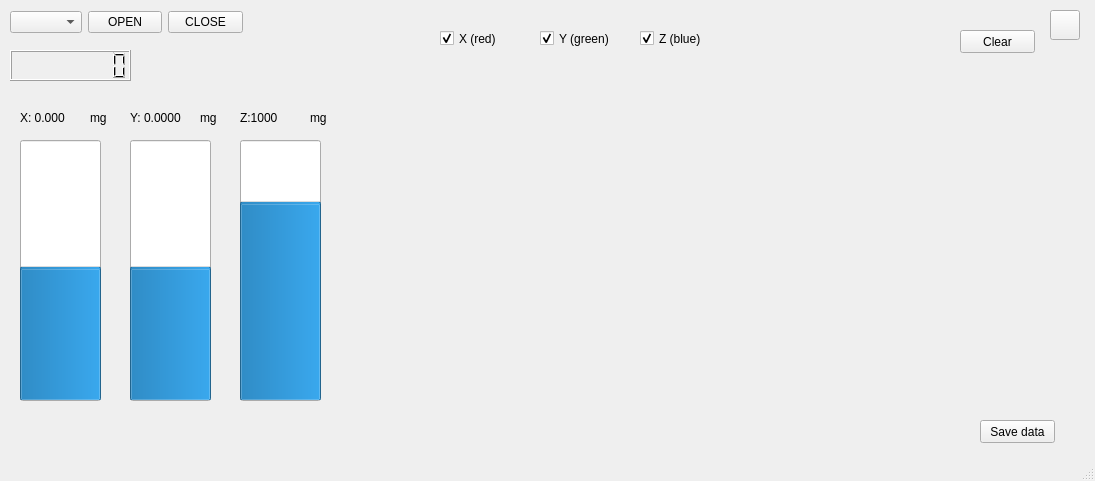
<?xml version="1.0" encoding="UTF-8"?>
<ui version="4.0">
 <class>MainWindow</class>
 <widget class="QMainWindow" name="MainWindow">
  <property name="enabled">
   <bool>true</bool>
  </property>
  <property name="geometry">
   <rect>
    <x>0</x>
    <y>0</y>
    <width>1095</width>
    <height>481</height>
   </rect>
  </property>
  <property name="acceptDrops">
   <bool>false</bool>
  </property>
  <property name="windowTitle">
   <string>MainWindow</string>
  </property>
  <property name="documentMode">
   <bool>false</bool>
  </property>
  <property name="tabShape">
   <enum>QTabWidget::Triangular</enum>
  </property>
  <property name="dockNestingEnabled">
   <bool>false</bool>
  </property>
  <property name="dockOptions">
   <set>QMainWindow::AllowTabbedDocks|QMainWindow::AnimatedDocks</set>
  </property>
  <widget class="QWidget" name="centralwidget">
   <widget class="QWidget" name="layoutWidget">
    <property name="geometry">
     <rect>
      <x>10</x>
      <y>10</y>
      <width>233</width>
      <height>25</height>
     </rect>
    </property>
    <layout class="QHBoxLayout" name="horizontalLayout">
     <item>
      <widget class="QComboBox" name="comL"/>
     </item>
     <item>
      <widget class="QPushButton" name="openB">
       <property name="text">
        <string>OPEN</string>
       </property>
      </widget>
     </item>
     <item>
      <widget class="QPushButton" name="closeB">
       <property name="text">
        <string>CLOSE</string>
       </property>
      </widget>
     </item>
    </layout>
   </widget>
   <widget class="QProgressBar" name="XBar">
    <property name="geometry">
     <rect>
      <x>20</x>
      <y>140</y>
      <width>81</width>
      <height>261</height>
     </rect>
    </property>
    <property name="minimum">
     <number>-200</number>
    </property>
    <property name="maximum">
     <number>200</number>
    </property>
    <property name="value">
     <number>0</number>
    </property>
    <property name="orientation">
     <enum>Qt::Vertical</enum>
    </property>
    <property name="invertedAppearance">
     <bool>false</bool>
    </property>
   </widget>
   <widget class="QLabel" name="Xlabel">
    <property name="geometry">
     <rect>
      <x>20</x>
      <y>110</y>
      <width>61</width>
      <height>16</height>
     </rect>
    </property>
    <property name="text">
     <string>X: 0.000</string>
    </property>
   </widget>
   <widget class="QProgressBar" name="YBar">
    <property name="geometry">
     <rect>
      <x>130</x>
      <y>140</y>
      <width>81</width>
      <height>261</height>
     </rect>
    </property>
    <property name="minimum">
     <number>-200</number>
    </property>
    <property name="maximum">
     <number>200</number>
    </property>
    <property name="value">
     <number>0</number>
    </property>
    <property name="orientation">
     <enum>Qt::Vertical</enum>
    </property>
    <property name="invertedAppearance">
     <bool>false</bool>
    </property>
   </widget>
   <widget class="QLabel" name="Ylabel">
    <property name="geometry">
     <rect>
      <x>130</x>
      <y>110</y>
      <width>61</width>
      <height>16</height>
     </rect>
    </property>
    <property name="text">
     <string>Y: 0.0000</string>
    </property>
   </widget>
   <widget class="QProgressBar" name="ZBar">
    <property name="geometry">
     <rect>
      <x>240</x>
      <y>140</y>
      <width>81</width>
      <height>261</height>
     </rect>
    </property>
    <property name="minimum">
     <number>-200</number>
    </property>
    <property name="maximum">
     <number>200</number>
    </property>
    <property name="value">
     <number>100</number>
    </property>
    <property name="orientation">
     <enum>Qt::Vertical</enum>
    </property>
    <property name="invertedAppearance">
     <bool>false</bool>
    </property>
   </widget>
   <widget class="QLabel" name="Zlabel">
    <property name="geometry">
     <rect>
      <x>240</x>
      <y>110</y>
      <width>71</width>
      <height>16</height>
     </rect>
    </property>
    <property name="text">
     <string>Z:1000</string>
    </property>
   </widget>
   <widget class="PlotWidget" name="graph" native="true">
    <property name="geometry">
     <rect>
      <x>340</x>
      <y>70</y>
      <width>711</width>
      <height>331</height>
     </rect>
    </property>
   </widget>
   <widget class="QPushButton" name="clearB">
    <property name="geometry">
     <rect>
      <x>960</x>
      <y>30</y>
      <width>75</width>
      <height>23</height>
     </rect>
    </property>
    <property name="text">
     <string>Clear</string>
    </property>
   </widget>
   <widget class="QCheckBox" name="XcheckBox">
    <property name="geometry">
     <rect>
      <x>440</x>
      <y>30</y>
      <width>70</width>
      <height>17</height>
     </rect>
    </property>
    <property name="acceptDrops">
     <bool>false</bool>
    </property>
    <property name="autoFillBackground">
     <bool>false</bool>
    </property>
    <property name="text">
     <string>X (red)</string>
    </property>
    <property name="checked">
     <bool>true</bool>
    </property>
   </widget>
   <widget class="QCheckBox" name="YcheckBox">
    <property name="geometry">
     <rect>
      <x>540</x>
      <y>30</y>
      <width>70</width>
      <height>17</height>
     </rect>
    </property>
    <property name="text">
     <string>Y (green)</string>
    </property>
    <property name="checked">
     <bool>true</bool>
    </property>
   </widget>
   <widget class="QCheckBox" name="ZcheckBox">
    <property name="geometry">
     <rect>
      <x>640</x>
      <y>30</y>
      <width>70</width>
      <height>17</height>
     </rect>
    </property>
    <property name="text">
     <string>Z (blue)</string>
    </property>
    <property name="checked">
     <bool>true</bool>
    </property>
   </widget>
   <widget class="QLabel" name="label_uintsX">
    <property name="geometry">
     <rect>
      <x>90</x>
      <y>110</y>
      <width>47</width>
      <height>16</height>
     </rect>
    </property>
    <property name="text">
     <string>mg</string>
    </property>
   </widget>
   <widget class="QLabel" name="label_uintsY">
    <property name="geometry">
     <rect>
      <x>200</x>
      <y>110</y>
      <width>47</width>
      <height>16</height>
     </rect>
    </property>
    <property name="text">
     <string>mg</string>
    </property>
   </widget>
   <widget class="QLabel" name="label_uintsZ">
    <property name="geometry">
     <rect>
      <x>310</x>
      <y>110</y>
      <width>47</width>
      <height>16</height>
     </rect>
    </property>
    <property name="text">
     <string>mg</string>
    </property>
   </widget>
   <widget class="QPushButton" name="outputButton">
    <property name="geometry">
     <rect>
      <x>980</x>
      <y>420</y>
      <width>75</width>
      <height>23</height>
     </rect>
    </property>
    <property name="text">
     <string>Save data</string>
    </property>
   </widget>
   <widget class="QLCDNumber" name="lcdNumber">
    <property name="geometry">
        <rect>
            <x>10</x>
            <y>50</y>
            <width>121</width>
            <height>31</height>
        </rect>
    </property>
    <property name="digitCount">
        <number>8</number>
    </property>
   </widget>
   <widget class="QPushButton" name="settingsButton">
    <property name="geometry">
     <rect>
      <x>1050</x>
      <y>10</y>
      <width>30</width>
      <height>30</height>
     </rect>
    </property>
    <property name="icon">
     <iconset>
      <normaloff>img/moon-icon.png</normaloff>
     </iconset>
    </property>
    <property name="toolTip">
     <string>Settings</string>
    </property>
   </widget>
  </widget>
  <widget class="QStatusBar" name="statusbar"/>
 </widget>
 <customwidgets>
  <customwidget>
   <class>PlotWidget</class>
   <extends>QWidget</extends>
   <header>pyqtgraph</header>
   <container>1</container>
  </customwidget>
 </customwidgets>
 <resources/>
 <connections/>
</ui>
